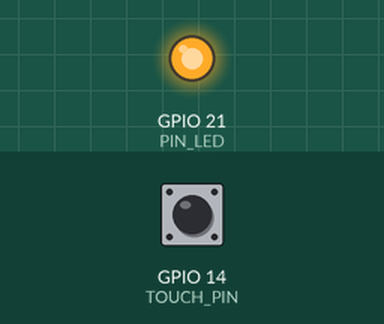
Recording of a sketch running on a simulated ESP32-S3. Shown: output pins drawn as LEDs (lit = HIGH). The test bench sets the inputs (shaded band); at power-on: GPIO 14 (TOUCH_PIN) HIGH. What the sketch prints to the serial monitor is not drawn.

Above: at 0.1 s.
Timing chart, 0 to 1.6 s (numbered marks = the images above):
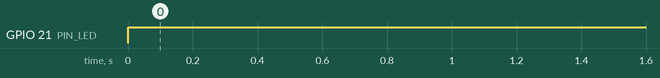

The sketch:

09.2_TouchLamp.ino
```cpp
#define PIN_LED     21         // Define the LED pin
#define TOUCH_PIN   14          // Use a valid touch pin on ESP32-S3
#define PRESS_VAL   50000      // This threshold may need adjustment
#define RELEASE_VAL 65000      // This threshold may need adjustment

bool isProcessed = false;      // Flag to track if touch event has been processed

void setup() {
  Serial.begin(115200);        // Initialize serial communication
  pinMode(PIN_LED, OUTPUT);    // Set LED pin as output
}

void loop() {
  int touchValue = touchRead(TOUCH_PIN);  // Read touch sensor value
  //Serial.println(touchValue);  // Print touch value for debugging

  if (touchValue < PRESS_VAL) {  // Note: Lower value indicates touch
    if (!isProcessed) {          // If touch hasn't been processed yet
      isProcessed = true;        // Mark as processed
      Serial.println("Released!");
      reverseGPIO(PIN_LED);      // Toggle LED state
    }
  }
  if (touchValue > RELEASE_VAL) {  // Touch released
    if (isProcessed) {             // If a touch was previously processed
      isProcessed = false;         // Reset processed flag
      Serial.println("Touch detected!");
    }
  }

  delay(50);  // Short delay to prevent too frequent readings
}

void reverseGPIO(int pin) {
  digitalWrite(pin, !digitalRead(pin));  // Toggle the state of the given pin
}
```

Measured:
- by itself, GPIO 21 (PIN_LED): LOW → HIGH at 0.00 s
